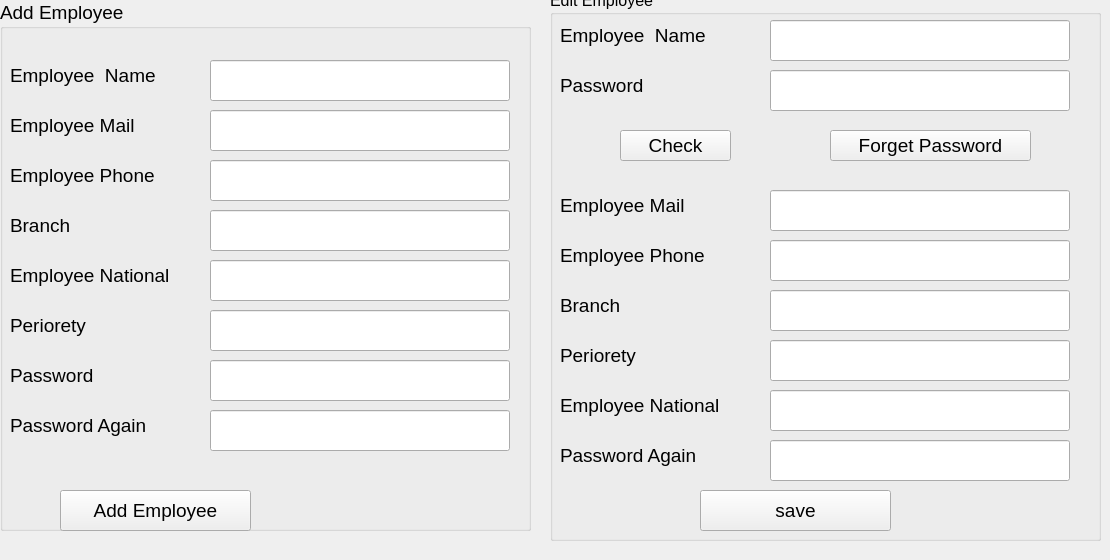
      <widget class="QWidget" name="tab_20">
       <attribute name="title">
        <string>Add Emplyee</string>
       </attribute>
       <widget class="QGroupBox" name="groupBox_5">
        <property name="geometry">
         <rect>
          <x>0</x>
          <y>0</y>
          <width>531</width>
          <height>531</height>
         </rect>
        </property>
        <property name="font">
         <font>
          <family>Segoe UI</family>
          <pointsize>14</pointsize>
         </font>
        </property>
        <property name="title">
         <string>Add Employee</string>
        </property>
        <widget class="QLineEdit" name="lineEdit_23">
         <property name="geometry">
          <rect>
           <x>210</x>
           <y>260</y>
           <width>300</width>
           <height>41</height>
          </rect>
         </property>
         <property name="font">
          <font>
           <family>Segoe UI</family>
           <pointsize>14</pointsize>
          </font>
         </property>
         <property name="placeholderText">
          <string/>
         </property>
        </widget>
        <widget class="QLineEdit" name="lineEdit_31">
         <property name="geometry">
          <rect>
           <x>210</x>
           <y>60</y>
           <width>300</width>
           <height>41</height>
          </rect>
         </property>
         <property name="font">
          <font>
           <family>Segoe UI</family>
           <pointsize>14</pointsize>
          </font>
         </property>
         <property name="placeholderText">
          <string/>
         </property>
        </widget>
        <widget class="QLabel" name="label_38">
         <property name="geometry">
          <rect>
           <x>10</x>
           <y>60</y>
           <width>161</width>
           <height>31</height>
          </rect>
         </property>
         <property name="font">
          <font>
           <family>Segoe UI</family>
           <pointsize>14</pointsize>
          </font>
         </property>
         <property name="text">
          <string>Employee  Name</string>
         </property>
        </widget>
        <widget class="QLineEdit" name="lineEdit_38">
         <property name="geometry">
          <rect>
           <x>210</x>
           <y>110</y>
           <width>300</width>
           <height>41</height>
          </rect>
         </property>
         <property name="font">
          <font>
           <family>Segoe UI</family>
           <pointsize>14</pointsize>
          </font>
         </property>
         <property name="placeholderText">
          <string/>
         </property>
        </widget>
        <widget class="QLabel" name="label_39">
         <property name="geometry">
          <rect>
           <x>10</x>
           <y>260</y>
           <width>161</width>
           <height>31</height>
          </rect>
         </property>
         <property name="font">
          <font>
           <family>Segoe UI</family>
           <pointsize>14</pointsize>
          </font>
         </property>
         <property name="text">
          <string>Employee National id</string>
         </property>
        </widget>
        <widget class="QLabel" name="label_40">
         <property name="geometry">
          <rect>
           <x>10</x>
           <y>110</y>
           <width>161</width>
           <height>31</height>
          </rect>
         </property>
         <property name="font">
          <font>
           <family>Segoe UI</family>
           <pointsize>14</pointsize>
          </font>
         </property>
         <property name="text">
          <string>Employee Mail</string>
         </property>
        </widget>
        <widget class="QLineEdit" name="lineEdit_39">
         <property name="geometry">
          <rect>
           <x>210</x>
           <y>160</y>
           <width>300</width>
           <height>41</height>
          </rect>
         </property>
         <property name="font">
          <font>
           <family>Segoe UI</family>
           <pointsize>14</pointsize>
          </font>
         </property>
         <property name="placeholderText">
          <string/>
         </property>
        </widget>
        <widget class="QPushButton" name="pushButton_27">
         <property name="geometry">
          <rect>
           <x>60</x>
           <y>490</y>
           <width>191</width>
           <height>41</height>
          </rect>
         </property>
         <property name="font">
          <font>
           <family>Segoe UI</family>
           <pointsize>14</pointsize>
          </font>
         </property>
         <property name="text">
          <string>Add Employee</string>
         </property>
        </widget>
        <widget class="QLabel" name="label_41">
         <property name="geometry">
          <rect>
           <x>10</x>
           <y>160</y>
           <width>161</width>
           <height>31</height>
          </rect>
         </property>
         <property name="font">
          <font>
           <family>Segoe UI</family>
           <pointsize>14</pointsize>
          </font>
         </property>
         <property name="text">
          <string>Employee Phone</string>
         </property>
        </widget>
        <widget class="QLineEdit" name="lineEdit_40">
         <property name="geometry">
          <rect>
           <x>210</x>
           <y>360</y>
           <width>300</width>
           <height>41</height>
          </rect>
         </property>
         <property name="font">
          <font>
           <family>Segoe UI</family>
           <pointsize>14</pointsize>
          </font>
         </property>
         <property name="placeholderText">
          <string/>
         </property>
        </widget>
        <widget class="QLabel" name="label_42">
         <property name="geometry">
          <rect>
           <x>10</x>
           <y>410</y>
           <width>161</width>
           <height>31</height>
          </rect>
         </property>
         <property name="font">
          <font>
           <family>Segoe UI</family>
           <pointsize>14</pointsize>
          </font>
         </property>
         <property name="text">
          <string>Password Again</string>
         </property>
        </widget>
        <widget class="QLineEdit" name="lineEdit_41">
         <property name="geometry">
          <rect>
           <x>210</x>
           <y>410</y>
           <width>300</width>
           <height>41</height>
          </rect>
         </property>
         <property name="font">
          <font>
           <family>Segoe UI</family>
           <pointsize>14</pointsize>
          </font>
         </property>
         <property name="placeholderText">
          <string/>
         </property>
        </widget>
        <widget class="QLabel" name="label_43">
         <property name="geometry">
          <rect>
           <x>10</x>
           <y>360</y>
           <width>161</width>
           <height>31</height>
          </rect>
         </property>
         <property name="font">
          <font>
           <family>Segoe UI</family>
           <pointsize>14</pointsize>
          </font>
         </property>
         <property name="text">
          <string>Password</string>
         </property>
        </widget>
        <widget class="QLineEdit" name="lineEdit_48">
         <property name="geometry">
          <rect>
           <x>210</x>
           <y>310</y>
           <width>300</width>
           <height>41</height>
          </rect>
         </property>
         <property name="font">
          <font>
           <family>Segoe UI</family>
           <pointsize>16</pointsize>
          </font>
         </property>
         <property name="placeholderText">
          <string/>
         </property>
        </widget>
        <widget class="QLabel" name="label_51">
         <property name="geometry">
          <rect>
           <x>10</x>
           <y>310</y>
           <width>161</width>
           <height>31</height>
          </rect>
         </property>
         <property name="font">
          <font>
           <family>Segoe UI</family>
           <pointsize>14</pointsize>
          </font>
         </property>
         <property name="text">
          <string>Periorety</string>
         </property>
        </widget>
        <widget class="QLineEdit" name="lineEdit_61">
         <property name="geometry">
          <rect>
           <x>210</x>
           <y>210</y>
           <width>300</width>
           <height>41</height>
          </rect>
         </property>
         <property name="font">
          <font>
           <family>Segoe UI</family>
           <pointsize>14</pointsize>
          </font>
         </property>
         <property name="placeholderText">
          <string/>
         </property>
        </widget>
        <widget class="QLabel" name="label_68">
         <property name="geometry">
          <rect>
           <x>10</x>
           <y>210</y>
           <width>161</width>
           <height>31</height>
          </rect>
         </property>
         <property name="font">
          <font>
           <family>Segoe UI</family>
           <pointsize>14</pointsize>
          </font>
         </property>
         <property name="text">
          <string>Branch</string>
         </property>
        </widget>
       </widget>
       <widget class="QGroupBox" name="groupBox_6">
        <property name="geometry">
         <rect>
          <x>550</x>
          <y>-10</y>
          <width>551</width>
          <height>551</height>
         </rect>
        </property>
        <property name="font">
         <font>
          <family>Segoe UI</family>
          <pointsize>12</pointsize>
         </font>
        </property>
        <property name="title">
         <string>Edit Employee</string>
        </property>
        <widget class="QLineEdit" name="lineEdit_42">
         <property name="geometry">
          <rect>
           <x>220</x>
           <y>400</y>
           <width>300</width>
           <height>41</height>
          </rect>
         </property>
         <property name="font">
          <font>
           <family>Segoe UI</family>
           <pointsize>14</pointsize>
          </font>
         </property>
         <property name="placeholderText">
          <string/>
         </property>
        </widget>
        <widget class="QLineEdit" name="lineEdit_43">
         <property name="geometry">
          <rect>
           <x>220</x>
           <y>30</y>
           <width>300</width>
           <height>41</height>
          </rect>
         </property>
         <property name="font">
          <font>
           <family>Segoe UI</family>
           <pointsize>14</pointsize>
          </font>
         </property>
         <property name="placeholderText">
          <string/>
         </property>
        </widget>
        <widget class="QLabel" name="label_44">
         <property name="geometry">
          <rect>
           <x>10</x>
           <y>30</y>
           <width>161</width>
           <height>31</height>
          </rect>
         </property>
         <property name="font">
          <font>
           <family>Segoe UI</family>
           <pointsize>14</pointsize>
          </font>
         </property>
         <property name="text">
          <string>Employee  Name</string>
         </property>
        </widget>
        <widget class="QLineEdit" name="lineEdit_44">
         <property name="geometry">
          <rect>
           <x>220</x>
           <y>200</y>
           <width>300</width>
           <height>41</height>
          </rect>
         </property>
         <property name="font">
          <font>
           <family>Segoe UI</family>
           <pointsize>14</pointsize>
          </font>
         </property>
         <property name="placeholderText">
          <string/>
         </property>
        </widget>
        <widget class="QLabel" name="label_45">
         <property name="geometry">
          <rect>
           <x>10</x>
           <y>400</y>
           <width>161</width>
           <height>31</height>
          </rect>
         </property>
         <property name="font">
          <font>
           <family>Segoe UI</family>
           <pointsize>14</pointsize>
          </font>
         </property>
         <property name="text">
          <string>Employee National id</string>
         </property>
        </widget>
        <widget class="QLabel" name="label_46">
         <property name="geometry">
          <rect>
           <x>10</x>
           <y>200</y>
           <width>161</width>
           <height>31</height>
          </rect>
         </property>
         <property name="font">
          <font>
           <family>Segoe UI</family>
           <pointsize>14</pointsize>
          </font>
         </property>
         <property name="text">
          <string>Employee Mail</string>
         </property>
        </widget>
        <widget class="QLineEdit" name="lineEdit_45">
         <property name="geometry">
          <rect>
           <x>220</x>
           <y>250</y>
           <width>300</width>
           <height>41</height>
          </rect>
         </property>
         <property name="font">
          <font>
           <family>Segoe UI</family>
           <pointsize>14</pointsize>
          </font>
         </property>
         <property name="placeholderText">
          <string/>
         </property>
        </widget>
        <widget class="QPushButton" name="pushButton_28">
         <property name="geometry">
          <rect>
           <x>150</x>
           <y>500</y>
           <width>191</width>
           <height>41</height>
          </rect>
         </property>
         <property name="font">
          <font>
           <family>Segoe UI</family>
           <pointsize>14</pointsize>
          </font>
         </property>
         <property name="text">
          <string>save</string>
         </property>
        </widget>
        <widget class="QLabel" name="label_47">
         <property name="geometry">
          <rect>
           <x>10</x>
           <y>250</y>
           <width>161</width>
           <height>31</height>
          </rect>
         </property>
         <property name="font">
          <font>
           <family>Segoe UI</family>
           <pointsize>14</pointsize>
          </font>
         </property>
         <property name="text">
          <string>Employee Phone</string>
         </property>
        </widget>
        <widget class="QLabel" name="label_48">
         <property name="geometry">
          <rect>
           <x>10</x>
           <y>450</y>
           <width>161</width>
           <height>31</height>
          </rect>
         </property>
         <property name="font">
          <font>
           <family>Segoe UI</family>
           <pointsize>14</pointsize>
          </font>
         </property>
         <property name="text">
          <string>Password Again</string>
         </property>
        </widget>
        <widget class="QLineEdit" name="lineEdit_47">
         <property name="geometry">
          <rect>
           <x>220</x>
           <y>450</y>
           <width>300</width>
           <height>41</height>
          </rect>
         </property>
         <property name="font">
          <font>
           <family>Segoe UI</family>
           <pointsize>14</pointsize>
          </font>
         </property>
         <property name="placeholderText">
          <string/>
         </property>
        </widget>
        <widget class="QLineEdit" name="lineEdit_46">
         <property name="geometry">
          <rect>
           <x>220</x>
           <y>80</y>
           <width>300</width>
           <height>41</height>
          </rect>
         </property>
         <property name="font">
          <font>
           <family>Segoe UI</family>
           <pointsize>14</pointsize>
          </font>
         </property>
         <property name="placeholderText">
          <string/>
         </property>
        </widget>
        <widget class="QLabel" name="label_49">
         <property name="geometry">
          <rect>
           <x>10</x>
           <y>80</y>
           <width>161</width>
           <height>31</height>
          </rect>
         </property>
         <property name="font">
          <font>
           <family>Segoe UI</family>
           <pointsize>14</pointsize>
          </font>
         </property>
         <property name="text">
          <string>Password</string>
         </property>
        </widget>
        <widget class="QPushButton" name="pushButton_29">
         <property name="geometry">
          <rect>
           <x>70</x>
           <y>140</y>
           <width>111</width>
           <height>31</height>
          </rect>
         </property>
         <property name="font">
          <font>
           <family>Segoe UI</family>
           <pointsize>14</pointsize>
          </font>
         </property>
         <property name="text">
          <string>Check</string>
         </property>
        </widget>
        <widget class="QPushButton" name="pushButton_31">
         <property name="geometry">
          <rect>
           <x>280</x>
           <y>140</y>
           <width>201</width>
           <height>31</height>
          </rect>
         </property>
         <property name="font">
          <font>
           <family>Segoe UI</family>
           <pointsize>14</pointsize>
          </font>
         </property>
         <property name="text">
          <string>Forget Password</string>
         </property>
        </widget>
        <widget class="QLineEdit" name="lineEdit_49">
         <property name="geometry">
          <rect>
           <x>220</x>
           <y>350</y>
           <width>300</width>
           <height>41</height>
          </rect>
         </property>
         <property name="font">
          <font>
           <family>Segoe UI</family>
           <pointsize>14</pointsize>
          </font>
         </property>
         <property name="placeholderText">
          <string/>
         </property>
        </widget>
        <widget class="QLabel" name="label_52">
         <property name="geometry">
          <rect>
           <x>10</x>
           <y>350</y>
           <width>161</width>
           <height>31</height>
          </rect>
         </property>
         <property name="font">
          <font>
           <family>Segoe UI</family>
           <pointsize>14</pointsize>
          </font>
         </property>
         <property name="text">
          <string>Periorety</string>
         </property>
        </widget>
        <widget class="QLabel" name="label_60">
         <property name="geometry">
          <rect>
           <x>10</x>
           <y>300</y>
           <width>161</width>
           <height>31</height>
          </rect>
         </property>
         <property name="font">
          <font>
           <family>Segoe UI</family>
           <pointsize>14</pointsize>
          </font>
         </property>
         <property name="text">
          <string>Branch</string>
         </property>
        </widget>
        <widget class="QLineEdit" name="lineEdit_53">
         <property name="geometry">
          <rect>
           <x>220</x>
           <y>300</y>
           <width>300</width>
           <height>41</height>
          </rect>
         </property>
         <property name="font">
          <font>
           <family>Segoe UI</family>
           <pointsize>14</pointsize>
          </font>
         </property>
         <property name="placeholderText">
          <string/>
         </property>
        </widget>
       </widget>
      </widget>
